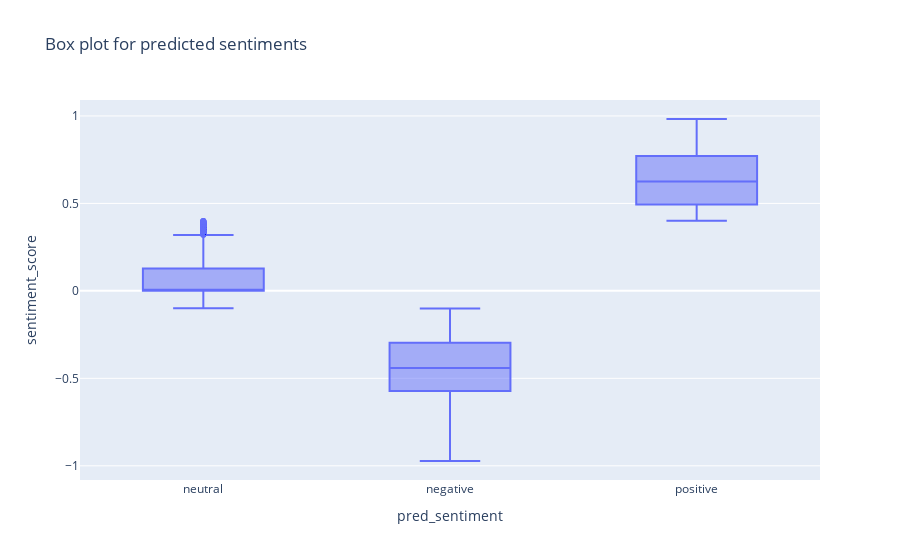

Notebook code for this chart:
### Code cell
px.box(
    df2,
    x="pred_sentiment",
    y="sentiment_score",
    title="Box plot for predicted sentiments",
)

### Figure 1 — Plotly figure (JSON) as saved in the notebook; plotly's stock layout.template omitted (floating-point values rounded to 4 significant figures; data arrays with more than 128 entries replaced by an {"elided": "..."} marker saying what was removed)
{"data": [{"alignmentgroup": "True", "hovertemplate": "pred_sentiment=%{x}<br>sentiment_score=%{y}<extra></extra>", "legendgroup": "", "marker": {"color": "#636efa"}, "name": "", "notched": false, "offsetgroup": "", "orientation": "v", "showlegend": false, "type": "box", "x": {"elided": "27481 str values"}, "x0": " ", "xaxis": "x", "y": {"elided": "27481 float values"}, "y0": " ", "yaxis": "y"}], "layout": {"boxmode": "group", "legend": {"tracegroupgap": 0}, "title": {"text": "Box plot for predicted sentiments"}, "xaxis": {"anchor": "y", "domain": [0, 1], "title": {"text": "pred_sentiment"}}, "yaxis": {"anchor": "x", "domain": [0, 1], "title": {"text": "sentiment_score"}}}}
